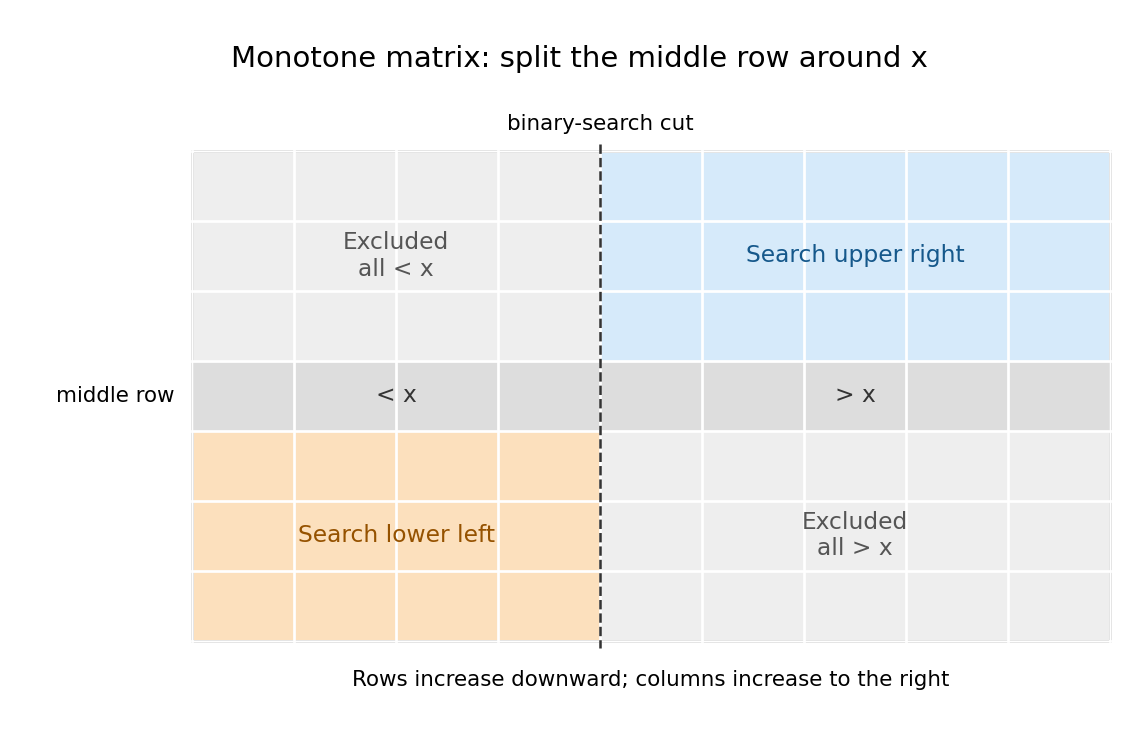

Write the Python code that produced this figure.
"""Generate imperative-main-2015-matrix-search.png in the current directory.

Tested with Python 3.14.4, matplotlib 3.10.7, numpy 2.3.5 (pyproject.toml).
"""
import matplotlib
matplotlib.use('Agg')
import matplotlib.pyplot as plt
from matplotlib.patches import Rectangle

fig, ax = plt.subplots(figsize=(8.2, 5.4), facecolor='white')
ax.set_facecolor('white')
rows, cols, mid, cut = 7, 9, 3, 4
regions = [
    (0, 0, cut, mid, '#eeeeee'),
    (cut, 0, cols-cut, mid, '#d6eafa'),
    (0, mid, cut, 1, '#dddddd'),
    (cut, mid, cols-cut, 1, '#dddddd'),
    (0, mid+1, cut, rows-mid-1, '#fce0bd'),
    (cut, mid+1, cols-cut, rows-mid-1, '#eeeeee'),
]
for x, y, w, h, color in regions:
    ax.add_patch(Rectangle((x, y), w, h, facecolor=color, edgecolor='none'))
for x in range(cols+1): ax.plot([x,x],[0,rows],color='white',lw=1.4)
for y in range(rows+1): ax.plot([0,cols],[y,y],color='white',lw=1.4)
ax.add_patch(Rectangle((0,0),cols,rows,fill=False,edgecolor='#444444',lw=1.5))
for x, y, text, color in [
    (2, 1.5, 'Excluded\nall < x', '#555555'),
    (6.5, 1.5, 'Search upper right', '#15588b'),
    (2, 5.5, 'Search lower left', '#955200'),
    (6.5, 5.5, 'Excluded\nall > x', '#555555'),
    (2, 3.5, '< x', '#333333'),
    (6.5, 3.5, '> x', '#333333'),
]:
    ax.text(x,y,text,ha='center',va='center',fontsize=12,color=color)
ax.plot([cut,cut],[-.1,rows+.1],color='#333333',lw=1.3,ls='--')
ax.text(-.18,3.5,'middle row',ha='right',va='center',fontsize=11)
ax.text(cut,-.38,'binary-search cut',ha='center',va='center',fontsize=11)
ax.text(4.5,7.65,'Rows increase downward; columns increase to the right',ha='center',fontsize=11)
ax.set_title('Monotone matrix: split the middle row around x',fontsize=15,pad=16)
ax.set_xlim(-1.55,9.15);ax.set_ylim(8.0,-.75);ax.axis('off')
fig.subplots_adjust(left=.03,right=.98,bottom=.06,top=.87)
fig.savefig('imperative-main-2015-matrix-search.png',dpi=140,facecolor='white',metadata={'Software':'codex-wiki figure generator'})
plt.close(fig)
